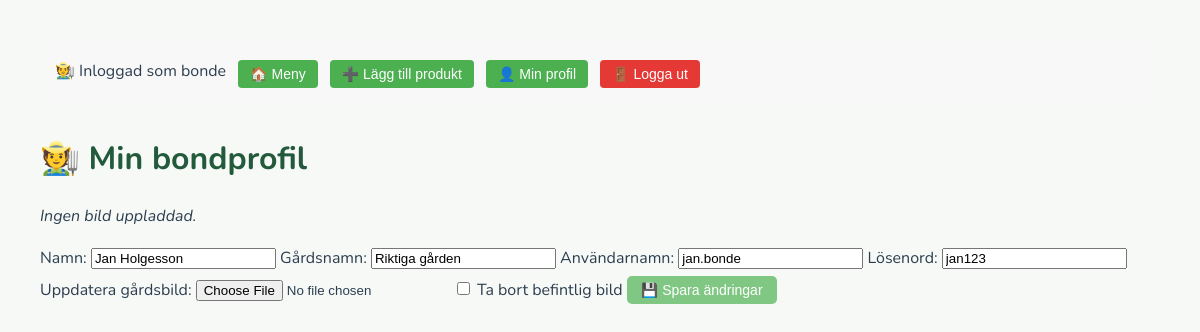
The page /farmer/profile (signed in) on the database its author committed.
### tables this page shows
CREATE TABLE farmers (
                id INTEGER PRIMARY KEY AUTOINCREMENT,
                name TEXT,
                farm_name TEXT,
                username TEXT UNIQUE,
                password TEXT
            , image_path TEXT);

### app.py (the view, shortened to what this page needs)
@app.route('/farmer/profile', methods=['GET', 'POST'])
def farmer_profile():
    if 'user_id' not in session:
        return redirect('/')
    user_id = session['user_id']
    with sqlite3.connect('database.db') as conn:
        c = conn.cursor()
        c.execute('SELECT name, farm_name, username, password, image_path FROM farmers WHERE id=?', (user_id,))
        farmer = c.fetchone()
    return render_template('farmer_profile.html', farmer=farmer)

### app.py (called while the page is built)
@app.context_processor
def inject_farmer_image():
    if 'user_id' in session:
        with sqlite3.connect("database.db") as conn:
            c = conn.cursor()
            c.execute("SELECT image_path FROM farmers WHERE id = ?", (session['user_id'],))
            result = c.fetchone()
            return {'farmer_image': result[0] if result and result[0] else None}
    return {'farmer_image': None}

### templates/farmer_profile.html (shortened to what this page needs)
{% extends "base.html" %}
{% block content %}
<h1>🧑‍🌾 Min bondprofil</h1>
{% if farmer[4] %}
    <img src="/{{ farmer[4] }}" alt="Gårdsbild" style="max-width: 300px; border: 1px solid #ccc; margin-bottom: 1rem;">
{% else %}
    <p><em>Ingen bild uppladdad.</em></p>
{% endif %}
<form method="POST" enctype="multipart/form-data">
    <label for="name">Namn:</label>
    <input type="text" name="name" value="{{ farmer[0] }}" required>
    <label for="farm_name">Gårdsnamn:</label>
    <input type="text" name="farm_name" value="{{ farmer[1] }}" required>
    <label for="username">Användarnamn:</label>
    <input type="text" name="username" value="{{ farmer[2] }}" required>
    <label for="password">Lösenord:</label>
    <input type="text" name="password" value="{{ farmer[3] }}" required>
    <label for="image">Uppdatera gårdsbild:</label>
    <input type="file" name="image" accept="image/*">
    <label>
        <input type="checkbox" name="remove_image">
        Ta bort befintlig bild
    </label>
    <button type="submit">💾 Spara ändringar</button>
</form>
{% endblock %}

### templates/static/style.css (style rules this page uses)
body { font-family: "Nunito", sans-serif; background-color: #f6f9f6; color: #2c3e50; margin: 40px; line-height: 1.6; }
h1 { font-size: 32px; margin-bottom: 20px; color: #235a3c; }
form { margin-top: 5px; }
button { background-color: #81c784; border: none; color: white; padding: 6px 14px; margin-top: 5px; font-size: 14px; border-radius: 5px; cursor: pointer; transition: background 0.2s ease-in-out; }

### templates/base.html (style rules this page uses)
body { font-family: 'Nunito', sans-serif; margin: 40px; }
h1 { font-size: 28px; margin-bottom: 20px; }

### rows shown on the page
farmers: name "Jan Holgesson", farm_name "Riktiga gården", username "jan.bonde", password "jan123"
